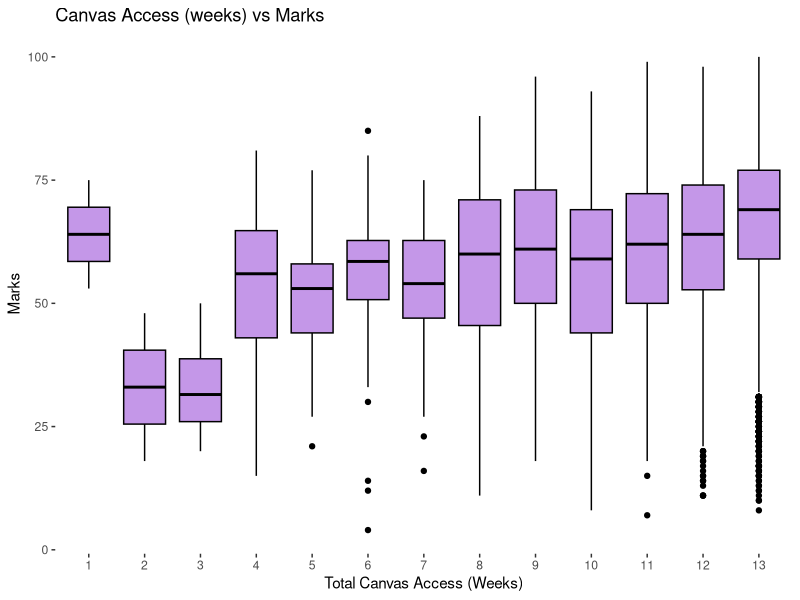

Generate this figure with R:
## ---- chunk 1
library(tidyverse)
student = read.csv("DATA1001_2019_S2C_PROJECT3_DATA_v2.csv")
## ---- chunk 2
Total = c("Canvas.access.Week.1", "Canvas.access.Week.2", "Canvas.access.Week.3", "Canvas.access.Week.4", "Canvas.access.Week.5", "Canvas.access.Week.6", "Canvas.access.Week.7", "Canvas.access.Week.8", "Canvas.access.Week.9", "Canvas.access.Week.10", "Canvas.access.Week.11", "Canvas.access.Week.12", "Canvas.access.Week.13")

NewColumn <- student %>%
group_by(id = row_number()) %>% 
nest(Total) %>% 
mutate(TOTAL = map_dbl(data,sum))

student$TotalAccess <- NewColumn$TOTAL
## ---- chunk 3
cor(student$TotalAccess, student$UoS.Mark)
## ---- chunk 4
lm(student$TotalAccess ~ student$UoS.Mark)
regression = lm(student$TotalAccess ~ student$UoS.Mark)
summary(regression)
## ---- chunk 5
student$TotalAccess <- as.factor(student$TotalAccess)

ggplot(student, aes(x=TotalAccess, y=UoS.Mark)) + geom_boxplot(fill = "#C497E8", color = "black") + xlab("Total Canvas Access (Weeks)") + ylab("Marks") + ggtitle("Canvas Access (weeks) vs Marks") + theme(panel.background = element_rect(fill = "white"))
## ---- chunk 6
student$TotalAccess <- as.numeric(student$TotalAccess)
chisq.test(student$UoS.Mark, student$TotalAccess, simulate.p.value = TRUE, B = 10000)
